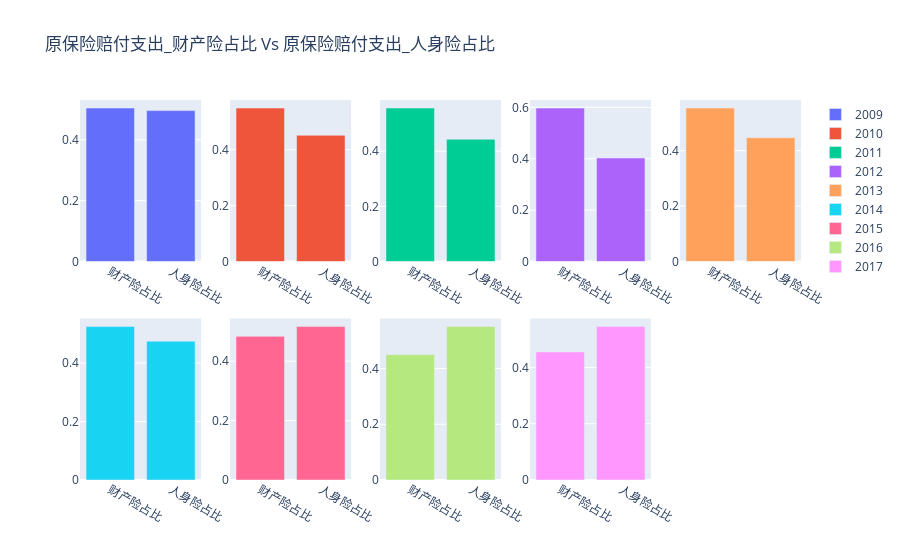

Notebook source saved alongside this figure:
### Code cell
from plotly.subplots import make_subplots


fig = make_subplots(
    rows=2, cols=5,
    column_widths=[0.5]*5,
    row_heights=[0.5]*2,
    specs=[[{"type": "bar"}, {"type": "bar"},{"type": "bar"},{"type": "bar"},{"type": "bar"}],
           [{"type": "bar"},{"type": "bar"},{"type": "bar"},{"type": "bar"}, None]])
tra_ls = []
for i in range(5):
    x = ['财产险占比','人身险占比']
    y = data_Year[data_Year['Year']==Year_dict[i]].loc[:,['原保险赔付支出_财产险占比','原保险赔付支出_人身险占比']].squeeze(axis = 0).tolist()
    fig.add_trace(
    go.Bar(x=x,y=y, showlegend=True,name= Year_dict[i]),
    row=1, col =i+1
)

for i in range(5,9):
    x = ['财产险占比','人身险占比']
    y = data_Year[data_Year['Year']==Year_dict[i]].loc[:,['原保险赔付支出_财产险占比','原保险赔付支出_人身险占比']].squeeze(axis = 0).tolist()
    fig.add_trace(
    go.Bar(x=x,y=y, showlegend=True,name=Year_dict[i]
        ),
    row=2, col = i-4
    )
fig.update_layout(title = '原保险赔付支出_财产险占比 Vs 原保险赔付支出_人身险占比')
fig.show()

### Figure 1 — Plotly figure (JSON) as saved in the notebook; plotly's stock layout.template omitted (floating-point values rounded to 4 significant figures)
{"data": [{"name": "2009", "showlegend": true, "type": "bar", "x": ["财产险占比", "人身险占比"], "xaxis": "x", "y": [0.5042, 0.4958], "yaxis": "y"}, {"name": "2010", "showlegend": true, "type": "bar", "x": ["财产险占比", "人身险占比"], "xaxis": "x2", "y": [0.5487, 0.4513], "yaxis": "y2"}, {"name": "2011", "showlegend": true, "type": "bar", "x": ["财产险占比", "人身险占比"], "xaxis": "x3", "y": [0.5566, 0.4434], "yaxis": "y3"}, {"name": "2012", "showlegend": true, "type": "bar", "x": ["财产险占比", "人身险占比"], "xaxis": "x4", "y": [0.5971, 0.4029], "yaxis": "y4"}, {"name": "2013", "showlegend": true, "type": "bar", "x": ["财产险占比", "人身险占比"], "xaxis": "x5", "y": [0.5535, 0.4465], "yaxis": "y5"}, {"name": "2014", "showlegend": true, "type": "bar", "x": ["财产险占比", "人身险占比"], "xaxis": "x6", "y": [0.525, 0.475], "yaxis": "y6"}, {"name": "2015", "showlegend": true, "type": "bar", "x": ["财产险占比", "人身险占比"], "xaxis": "x7", "y": [0.4835, 0.5165], "yaxis": "y7"}, {"name": "2016", "showlegend": true, "type": "bar", "x": ["财产险占比", "人身险占比"], "xaxis": "x8", "y": [0.4496, 0.5504], "yaxis": "y8"}, {"name": "2017", "showlegend": true, "type": "bar", "x": ["财产险占比", "人身险占比"], "xaxis": "x9", "y": [0.455, 0.545], "yaxis": "y9"}], "layout": {"title": {"text": "原保险赔付支出_财产险占比 Vs 原保险赔付支出_人身险占比"}, "xaxis": {"anchor": "y", "domain": [0, 0.168]}, "xaxis2": {"anchor": "y2", "domain": [0.208, 0.376]}, "xaxis3": {"anchor": "y3", "domain": [0.416, 0.584]}, "xaxis4": {"anchor": "y4", "domain": [0.624, 0.792]}, "xaxis5": {"anchor": "y5", "domain": [0.832, 1]}, "xaxis6": {"anchor": "y6", "domain": [0, 0.168]}, "xaxis7": {"anchor": "y7", "domain": [0.208, 0.376]}, "xaxis8": {"anchor": "y8", "domain": [0.416, 0.584]}, "xaxis9": {"anchor": "y9", "domain": [0.624, 0.792]}, "yaxis": {"anchor": "x", "domain": [0.575, 1]}, "yaxis2": {"anchor": "x2", "domain": [0.575, 1]}, "yaxis3": {"anchor": "x3", "domain": [0.575, 1]}, "yaxis4": {"anchor": "x4", "domain": [0.575, 1]}, "yaxis5": {"anchor": "x5", "domain": [0.575, 1]}, "yaxis6": {"anchor": "x6", "domain": [0, 0.425]}, "yaxis7": {"anchor": "x7", "domain": [0, 0.425]}, "yaxis8": {"anchor": "x8", "domain": [0, 0.425]}, "yaxis9": {"anchor": "x9", "domain": [0, 0.425]}}}
